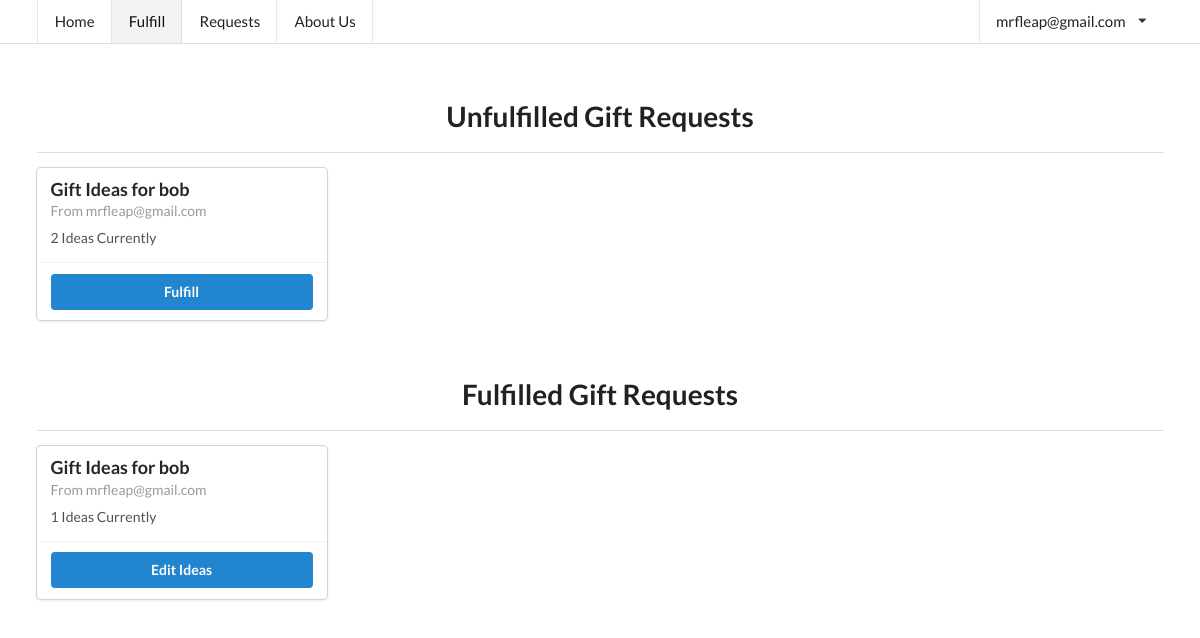
The app's page /fulfill/ (signed in), older data.
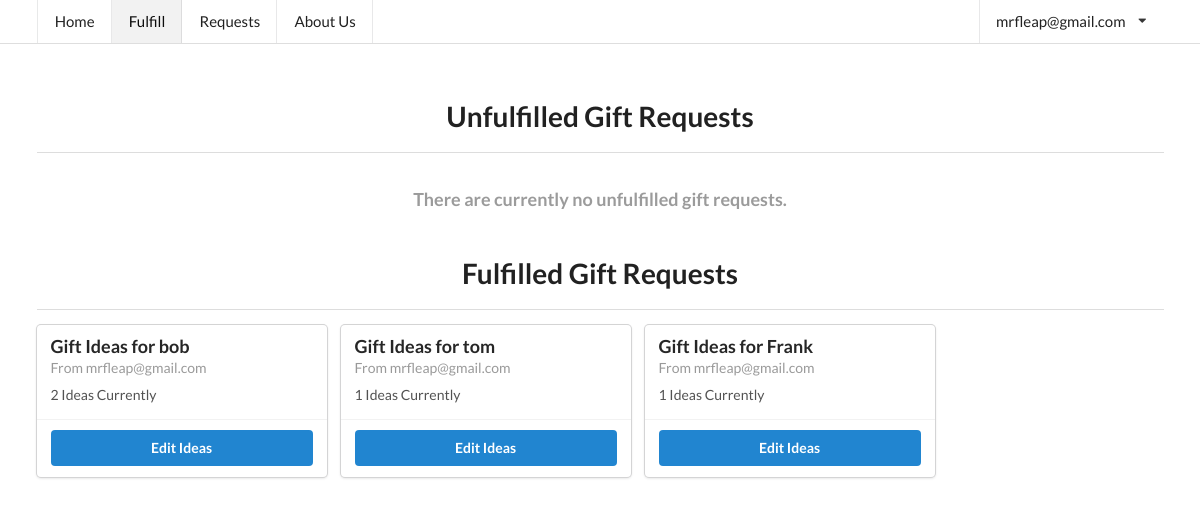
The same page, newer data.
### forgyftapp/models.py (models this page shows, shortened)
class OnCreate:
	def onCreate(self):
		pass

class GifteeProfile(models.Model, OnCreate):
	name = models.TextField(max_length=150)
	gender = models.CharField(max_length=80, choices=gender.GENDER_CHOICES)
	age = models.IntegerField()
	relationship = models.TextField(max_length=6000)
	price_upper = models.IntegerField()
	interests = models.TextField(max_length=6000)
	existing_related_items = models.TextField(max_length=6000)
	extra_info = models.TextField(max_length=6000)
	published = models.BooleanField(default=False)
	user = models.ForeignKey(User, on_delete=models.CASCADE)

class Slug(OnCreate, models.Model):
	_slug = models.SlugField(max_length=7, blank=True)
	class Meta:
		abstract = True

class User(AbstractUser, Slug):
	email_confirmed = models.BooleanField(default=False)

class GiftIdea(models.Model):
	idea = models.TextField()
	link = models.URLField(max_length=600)
	published = models.BooleanField(default=False)
	giftee_profile = models.ForeignKey(GifteeProfile, related_name="ideas", on_delete=models.PROTECT)

### forgyftapp/views/basic_views.py (the view)
# urls.py: url(r'^fulfill/?$', basic_views.fulfill, name='fulfill'),
@staff_member_required
def fulfill(request, profile=None):
	if profile:
		giftee_profile = get_object_or_404(GifteeProfile, pk=profile)
		if request.method == "POST":
			gift_ideas = GiftIdeaFormSet(request.POST, instance=giftee_profile)
			i = 0
			for form in gift_ideas:
				if len(form.changed_data) == 1 and form.changed_data[0] == "published":
					form.changed_data = []
				i += 1
			if gift_ideas.is_valid():
				gift_ideas.save()
				published = False
				for form in gift_ideas:
					if len(gift_ideas.forms[0].cleaned_data) > 0 and gift_ideas.forms[0].cleaned_data["published"]:
						published = True
				if published:
					giftee_profile.submit(request)
				else:
					giftee_profile.unsubmit()
		else:
			gift_ideas = GiftIdeaFormSet(instance=giftee_profile)
		published = giftee_profile.published or (hasattr(gift_ideas.forms[0], "cleaned_data") and gift_ideas.forms[0].cleaned_data["published"])
		return render(request, "fulfill.html", {"giftee_profile": giftee_profile, "gift_ideas": gift_ideas,
		                                        "page": "fulfill", "published": published})
	else:
		giftee_profiles_unpublished = GifteeProfile.objects.filter(published=False)
		giftee_profile_published = GifteeProfile.objects.filter(published=True)
		return render(request, "fulfill.html", {"giftee_profiles_unpublished": giftee_profiles_unpublished,
		                                        "page": "fulfill", "giftee_profile_published": giftee_profile_published})

### forgyftapp/templates/fulfill.html (shortened to what the changed rows need)
{% extends "base.html" %}
{% block content %}
	<div class="ui main container">
		{% if gift_ideas %}
			<h1 style="text-align: center; padding-bottom: 4px">Enter Gift Ideas
				for {{ giftee_profile.user.first_name }}'s Gift Request</h1>
			<div class="ui two column stackable grid">
				<div class="six wide column">
					<div class="ui text container segment" style="width: 100%">
						<h3 class="ui header">Giftee Profile</h3>
						<div class="ui dividing sub header">Gender</div>
						<p>{{ giftee_profile.gender_string }}</p>
						<div class="ui dividing sub header">Age</div>
						<p>{{ giftee_profile.age }}</p>
						<div class="ui dividing sub header">Relationship</div>
						<p>{{ giftee_profile.relationship }}</p>
						<div class="ui dividing sub header">Maximum Price</div>
						<p>{{ giftee_profile.price_upper }}</p>
						<div class="ui dividing sub header">Interests</div>
						<p>{{ giftee_profile.interests }}</p>
						{% if giftee_profile.existing_related_items %}
						<div class="ui dividing sub header">Items They Already Have</div>
						<p>{{ giftee_profile.existing_related_items }}</p>
						{% endif %}
						{% if giftee_profile.extra_info %}
						<div class="ui dividing sub header">Extra Info</div>
						<p>{{ giftee_profile.extra_info }}</p>
						{% endif %}
					</div>
				</div>
				<div class="ten wide column">
					<form action="" method="post" id="ideaForm">{% csrf_token %}
						{{ form.as_p }}
						<table class="ui table" style="margin-top: 0">
							{{ gift_ideas.management_form }}
							{% for form in gift_ideas.forms %}
								{% if forloop.first %}
									<thead>
									<tr>
										{% for field in form.visible_fields %}
											<th>{{ field.label|capfirst }}</th>
										{% endfor %}
									</tr>
									</thead>
								{% endif %}
								<tbody>
								<tr class="{% cycle row1 row2 %} formset_row">
									{% for field in form.visible_fields %}
										<td>
											{% if forloop.first %}
												{% for hidden in form.hidden_fields %}
													{{ hidden }}
												{% endfor %}
											{% endif %}
											{% if field.errors %}
												<div class="ui list">
													{% for error in field.errors %}
														<div class="item">
															<div class="ui negative message">
																<p>
																	{{ error }}
																</p>
															</div>
														</div>
													{% endfor %}
												</div>
											{% endif %}
											{% if "textarea" in field.field.widget.template_name %}
												<div class="field">
													{% if field.help_text %}
														<label style="font-weight: 100; font-size: 13px; display: inline">
															-
															{% autoescape off %}
																{{ field.help_text }}
															{% endautoescape %}
														</label>
													{% endif %}
													<textarea rows="1" name="{{ field.html_name }}"
													          id="{{ field.id_for_label }}"
													          style="width: 100%">{% if field.value %}{{ field.value }}{% endif %}</textarea>
												</div>
											{% elif field.field.widget.input_type == "checkbox" and field.label != "Delete" %}
												<div class="inline field">
													<div class="ui toggle checkbox">
														<input {% if field.value == True %}checked{% endif %}
														       type="checkbox" tabindex="0" class="hidden toggle"
														       style="display: inline"
														       name="{{ field.html_name }}"
														       id="{{ field.id_for_label }}">
														{% if field.help_text %}
															<p style="font-weight: 100; display: inline"> -
																{% autoescape off %}
																	{{ field.help_text }}{% endautoescape %}</p>
														{% endif %}
													</div>
												</div>
											{% else %}
												{% if field.label != "Delete" %}
													<div class="field">
														{% if field.help_text %}
															<label style="font-weight: 100; font-size: 13px; display: inline">
																{% autoescape off %}
																	- {{ field.help_text }}
																{% endautoescape %}
															</label>
														{% endif %}
														<div class="ui input" style="width: 100%">
															{{ field }}
														</div>
													</div>
												{% endif %}
											{% endif %}
										</td>
									{% endfor %}
								</tr>
								</tbody>
							{% endfor %}
						</table>
						<div class="ui one column stackable center aligned page grid">
							<div class="column twelve wide">
								<div class="ui buttons">
									<input class="ui positive button" type="submit" value="Save"/>
									<div class="or"></div>
									<a class="ui negative button" href="{% url 'forgyftapp:fulfill' %}">Back</a>
								</div>
							</div>
						</div>
					</form>
				</div>
			</div>
		{% else %}
			<h1 style="text-align: center; padding-bottom: 4px">Unfulfilled Gift Requests</h1>
			<div style="margin-left:auto;margin-right:auto;">
				<div class="ui cards">
					{% for giftee_profile in giftee_profiles_unpublished %}
						<div class="u card">
							<div class="content">
								<div class="header">
									Gift Ideas for {{ giftee_profile.name}}
								</div>
								<div class="meta">
									From {{ giftee_profile.user.email }}
								</div>
								<div class="description">
									{{ giftee_profile.ideas.get_queryset|length }} Ideas Currently
								</div>
							</div>
							<div class="extra content">
								<div class="ui two buttons">
									<a class="ui primary button"
									   href="{% url "forgyftapp:fulfill" profile=giftee_profile.pk %}">Fulfill</a>
								</div>
							</div>
						</div>
					{% empty %}
						<div class="ui disabled header" style="text-align: center; width: 100%; margin-top: 32px;">There are currently no unfulfilled gift requests.</div>
					{% endfor %}
				</div>
			</div>
			<h1 style="text-align: center; padding-bottom: 4px; padding-top: 32px">Fulfilled Gift Requests</h1>
			<div style="margin-left:auto;margin-right:auto;">
				<div class="ui cards">
					{% for giftee_profile in giftee_profile_published %}
						<div class="ui card">
							<div class="content">
								<div class="header">
									Gift Ideas for {{ giftee_profile.name }}
								</div>
								<div class="meta">
									From {{ giftee_profile.user.email }}
								</div>
								<div class="description">
									{{ giftee_profile.ideas.get_queryset|length }} Ideas Currently
								</div>
							</div>
							<div class="extra content">
								<div class="ui two buttons">
									<a class="ui primary button"
									   href="{% url "forgyftapp:fulfill" profile=giftee_profile.pk %}">Edit Ideas</a>
								</div>
							</div>
						</div>
					{% empty %}
						<div class="ui disabled header" style="text-align: center; width: 100%; margin-top: 32px;">There are currently no fulfilled gift requests.</div>
					{% endfor %}
				</div>
			</div>
		{% endif %}
	</div>
	<script src="{% load static %}{% static "semantic/components/checkbox.min.js" %}"></script>
	<script src="{% load static %}{% static "jquery.formset.js" %}"></script>
{% endblock %}

Row changes from the older to the newer data that the page shows:
changed GifteeProfile "bob": moves from the list under "Unfulfilled Gift Requests" to the list under "Fulfilled Gift Requests"
changed GifteeProfile: name "bob" → "tom"
added GifteeProfile: name "Frank", user.email "mrfleap@gmail.com", ideas.get_queryset|length "1", shown under "Fulfilled Gift Requests"
Text that changed along with them:
text now shown: "There are currently no unfulfilled gift requests."
